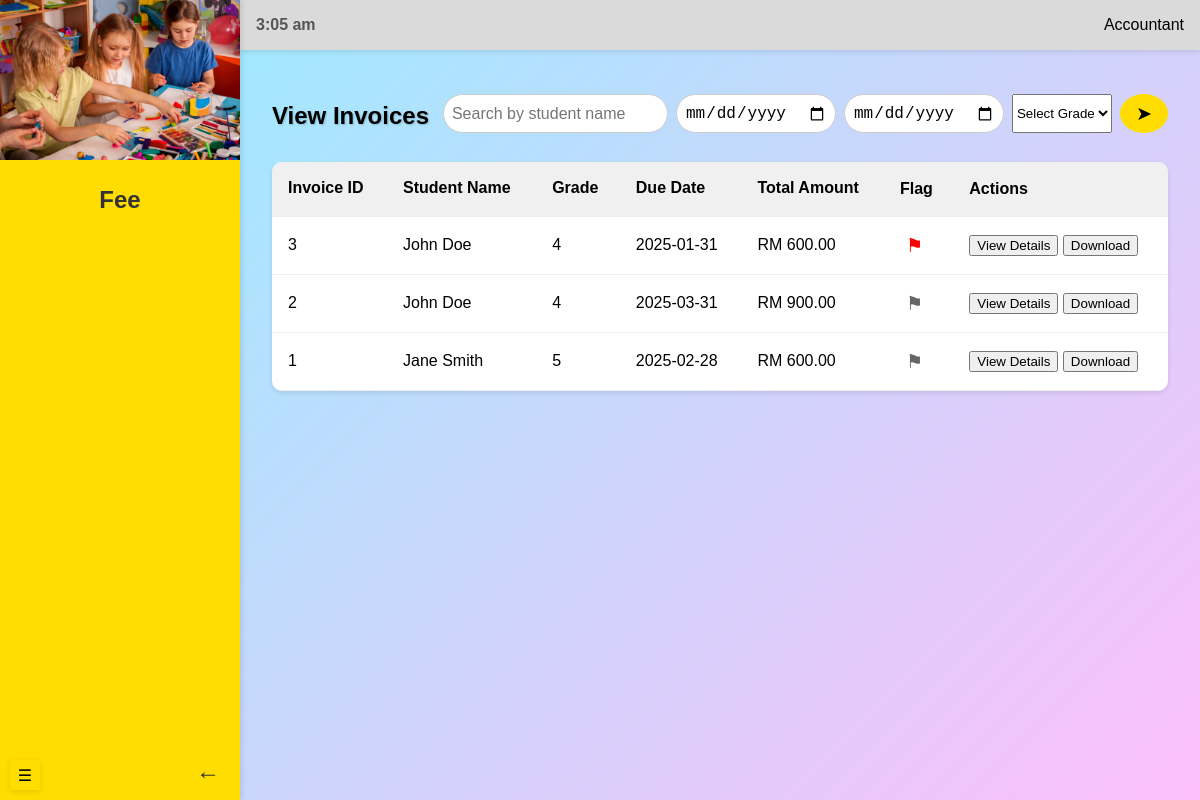
Screenshot of /accountant/viewInvoice (signed in) with the database file from the repository.
### models.py (models this page shows, shortened)
class Invoice(db.Model):
    __tablename__ = 'invoices'
    id = db.Column(db.Integer, primary_key=True, autoincrement=True)
    total_amount = db.Column(NUMERIC(10, 2), nullable=False)
    flag = db.Column(db.Boolean, default=False)  # True if paid before the due date
    fees = db.relationship('Fee', back_populates='invoice', lazy='joined')

class Student(db.Model):
    __tablename__ = 'students'
    id = db.Column(db.Integer, primary_key=True, autoincrement=True)
    name = db.Column(db.String(255), nullable=False)
    grade = db.Column(db.String(50), nullable=False)
    dob = db.Column(db.Date, nullable=False)
    transport = db.Column(db.Boolean, default=False)
    user_id = db.Column(db.Integer, db.ForeignKey('users.id'), nullable=False)
    fees = db.relationship('Fee', backref='student', cascade='all, delete-orphan')

class Fee(db.Model):
    __tablename__ = 'fees'
    id = db.Column(db.Integer, primary_key=True, autoincrement=True)
    student_id = db.Column(db.Integer, db.ForeignKey('students.id'), nullable=False)
    create_date = db.Column(db.Date, default=func.current_date())
    due_date = db.Column(db.Date, nullable=False)
    amount = db.Column(NUMERIC(10, 2), nullable=False)
    fee_type = db.Column(db.String(100), nullable=False)
    status = db.Column(db.Enum('unpaid', 'paid', name='fee_status'), default='unpaid')
    invoice_id = db.Column(db.Integer, db.ForeignKey('invoices.id'), nullable=True)
    invoice = db.relationship('Invoice', back_populates='fees')

### routes/accountant_routes.py (the view)
@accountant_blueprint.route("/viewInvoice", methods=["GET"])
@login_required
def viewInvoice():
    student_name = request.args.get("student_name")
    grade = request.args.get("grade")
    start_date = request.args.get("start_date")
    end_date = request.args.get("end_date")
    query = Invoice.query.join(Fee).join(Student)
    if student_name:
        query = query.filter(Student.name.ilike(f"%{student_name}%"))
    if grade:
        query = query.filter(Student.grade == grade)
    if start_date:
        try:
            start_date = datetime.strptime(start_date, '%Y-%m-%d').date()
            query = query.filter(Fee.due_date >= start_date)
        except ValueError:
            flash("Invalid start date format", "error")
    if end_date:
        try:
            end_date = datetime.strptime(end_date, '%Y-%m-%d').date()
            query = query.filter(Fee.due_date <= end_date)
        except ValueError:
            flash("Invalid end date format", "error")
    invoices = query.options(
        joinedload(Invoice.fees).joinedload(Fee.student)
    ).order_by(Invoice.id.desc()).all()
    return render_template("viewInvoice.html", invoices=invoices)

### app.py (called while the page is built)
@login_manager.user_loader
def load_user(user_id):
    return User.query.get(int(user_id))

### templates/viewInvoice.html (shortened to what this page needs)
<!DOCTYPE html>
<html lang="en">
<head>
    <link rel="stylesheet" href="{{ url_for('static', filename='viewInvoice.css') }}">
</head>
<body>
    <div id="mySidebar" class="sidebar">
        <div class="logo-section">
            <img src="{{ url_for('static', filename='images/kids.jpeg') }}">
        </div>
        <nav class="menu">
            <div class="dropdown">
                <button class="dropdown-btn">Fee</button>
            </div>
        </nav>
        <div class="logout-section">
            <a href="/logout">&#x2190;</a>
        </div>
    </div>
    <button class="collapse-button">&#9776;</button>
    <div class="main-content">
        <header class="header">
            <div class="time">08:27am</div>
            <div class="admin-section">
                <span>Accountant</span>
            </div>
        </header>
        <section class="content">
            <div class="header-container">
                <h1>View Invoices</h1>
                <form method="GET" action="{{ url_for('accountant.viewInvoice') }}">
                    <div class="search-bar">
                        <input type="text" name="student_name" placeholder="Search by student name"
                               value="{{ request.args.get('student_name', '') }}">
                        <input type="date" name="start_date"
                               value="{{ request.args.get('start_date', '') }}"
                               placeholder="Start Date">
                        <input type="date" name="end_date"
                               value="{{ request.args.get('end_date', '') }}"
                               placeholder="End Date">
                        <select name="grade">
                            <option value="">Select Grade</option>
                        </select>
                        <button type="submit">&#x27A4;</button>
                    </div>
                </form>
            </div>
            <table id="invoiceTable">
                <thead>
                    <tr>
                        <th onclick="sortTable(0)">Invoice ID </th>
                        <th onclick="sortTable(1)">Student Name </th>
                        <th onclick="sortTable(2)">Grade </th>
                        <th onclick="sortTable(3)">Due Date </th>
                        <th onclick="sortTable(4)">Total Amount </th>
                        <th>Flag</th>
                        <th>Actions</th>
                    </tr>
                </thead>
                <tbody>
                    {% if invoices %}
                        {% for invoice in invoices %}
                            <tr>
                                <td>{{ invoice.id }}</td>
                                <td>{{ invoice.fees[0].student.name }}</td>
                                <td>{{ invoice.fees[0].student.grade }}</td>
                                <td>{{ invoice.fees[0].due_date.strftime('%Y-%m-%d') }}</td>
                                <td>RM {{ "%.2f"|format(invoice.total_amount) }}</td>
                                <td class="flag">
                                    {% if invoice.flag %}
                                        <button class="flag-btn red">&#9873;</button>
                                    {% else %}
                                        <button class="flag-btn">&#9873;</button>
                                    {% endif %}
                                </td>
                                <td>
                                    <button class="view-btn" onclick="viewInvoiceDetails({{ invoice.id }})">View Details</button>
                                    <button class="download-btn" onclick="downloadInvoice({{ invoice.id }})">Download</button>
                                </td>
                            </tr>
                        {% endfor %}
                    {% else %}
                        <tr>
                            <td colspan="6">No invoices found.</td>
                        </tr>
                    {% endif %}
                </tbody>
            </table>
        </section>
    </div>
</body>
</html>

### static/viewInvoice.css (style rules this page uses)
body { margin: 0; font-family: Arial, sans-serif; display: flex; height: 100vh; background: linear-gradient(135deg, #93efff, #fdbffa); transition: margin-left 0.3s ease; overflow: hidden; }
.sidebar { width: 20%; height: 100vh; background-color: #FFDD00; color: #333; display: flex; flex-direction: column; justify-content: flex-start; position: fixed; top: 0; left: 0; z-index: 2; padding: 0; box-shadow: 2px 0 5px rgba(0, 0, 0, 0.1); transition: width 0.3s ease, visibility 0.3s ease; overflow: hidden; }
.dropdown { text-align: center; width: 100%; }
.dropdown-btn { width: 100%; text-align: center; padding: 10px; font-size: 1.5rem; font-weight: bold; background: transparent; border: none; cursor: pointer; color: #333; display: flex; justify-content: center; align-items: center; text-align: center; transition: transform 0.3s ease, background 0.3s ease; }
.logo-section { width: 100%; height: 20%; display: flex; justify-content: center; align-items: center; overflow: hidden; margin: 0; padding: 0; }
.logo-section img { width: 100%; height: auto; }
.menu { display: flex; flex-direction: column; text-align: center; gap: 1rem; margin-top: 1rem; padding: 0; }
.logout-section { display: flex; justify-content: space-between; align-items: center; margin-top: auto; }
.logout-section a { position: absolute; bottom: 10px; right: 10px; text-decoration: none; color: #333; font-size: 1.5rem; padding: 5px 10px; background: transparent; border: none; cursor: pointer; transition: color 0.3s ease; }
.collapse-button { position: absolute; bottom: 10px; left: 10px; width: 30px; height: 30px; font-size: 1rem; background: #FFDD00; border: none; border-radius: 0; cursor: pointer; z-index: 3; transition: all 0.3s ease; text-align: center; box-shadow: 0 2px 5px rgba(0, 0, 0, 0.1); }
.main-content { flex: 1; display: flex; flex-direction: column; margin-left: 20%; transition: margin-left 0.3s ease; }
.header { background: #DADADA; padding: 1rem; display: flex; justify-content: space-between; align-items: center; box-shadow: 0 2px 5px rgba(0, 0, 0, 0.1); }
.header .time { font-weight: bold; color: #555; }
.header-container { display: flex; justify-content: space-between; align-items: center; margin-bottom: 1rem; }
.search-bar { display: flex; gap: 0.5rem; }
.search-bar input { padding: 0.5rem; border: 1px solid #ccc; border-radius: 20px; outline: none; font-size: 1rem; }
.search-bar button { padding: 0.5rem 1rem; background: #FFDD00; border: none; border-radius: 50%; cursor: pointer; font-size: 1.2rem; transition: background 0.3s; }
.admin-section { display: flex; align-items: center; gap: 0.5rem; }
.content { padding: 2rem; overflow-y: auto; }
.content h1 { margin-bottom: 1rem; font-size: 1.5rem; text-shadow: 1px 1px 2px rgba(0, 0, 0, 0.2); }
table { width: 100%; border-collapse: collapse; background: #fff; box-shadow: 0 2px 5px rgba(0, 0, 0, 0.1); border-radius: 10px; overflow: hidden; }
table th, table td { text-align: left; padding: 1rem; border-bottom: 1px solid #eee; }
table th { background: #f0f0f0; font-weight: bold; cursor: pointer; user-select: none; }
.flag-btn { background: none; border: none; cursor: pointer; font-size: 1.2em; color: #666; }
.flag-btn.red { color: #ff0000; }

### rows the page displays
Invoice: id "3", name "John Doe", grade "4", due_date "2025-01-31", total_amount "600.00"
Invoice: id "2", name "John Doe", grade "4", due_date "2025-03-31", total_amount "900.00"
Invoice: id "1", name "Jane Smith", grade "5", due_date "2025-02-28", total_amount "600.00"
